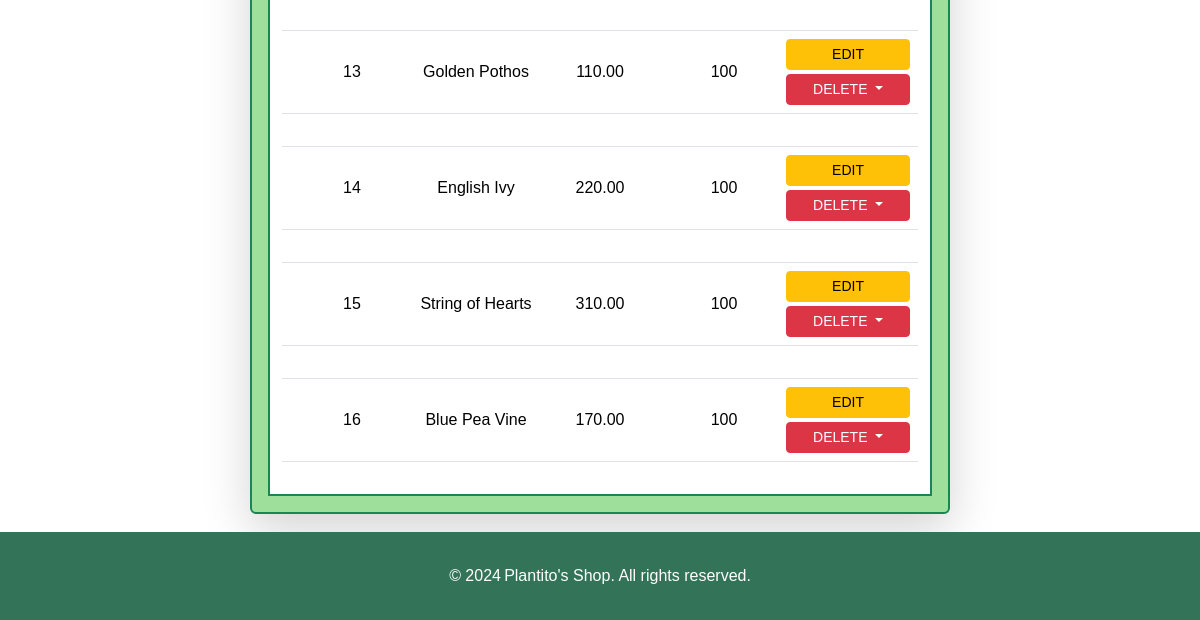
The page /product/index.php (signed in, lower part) on the database as committed earlier.
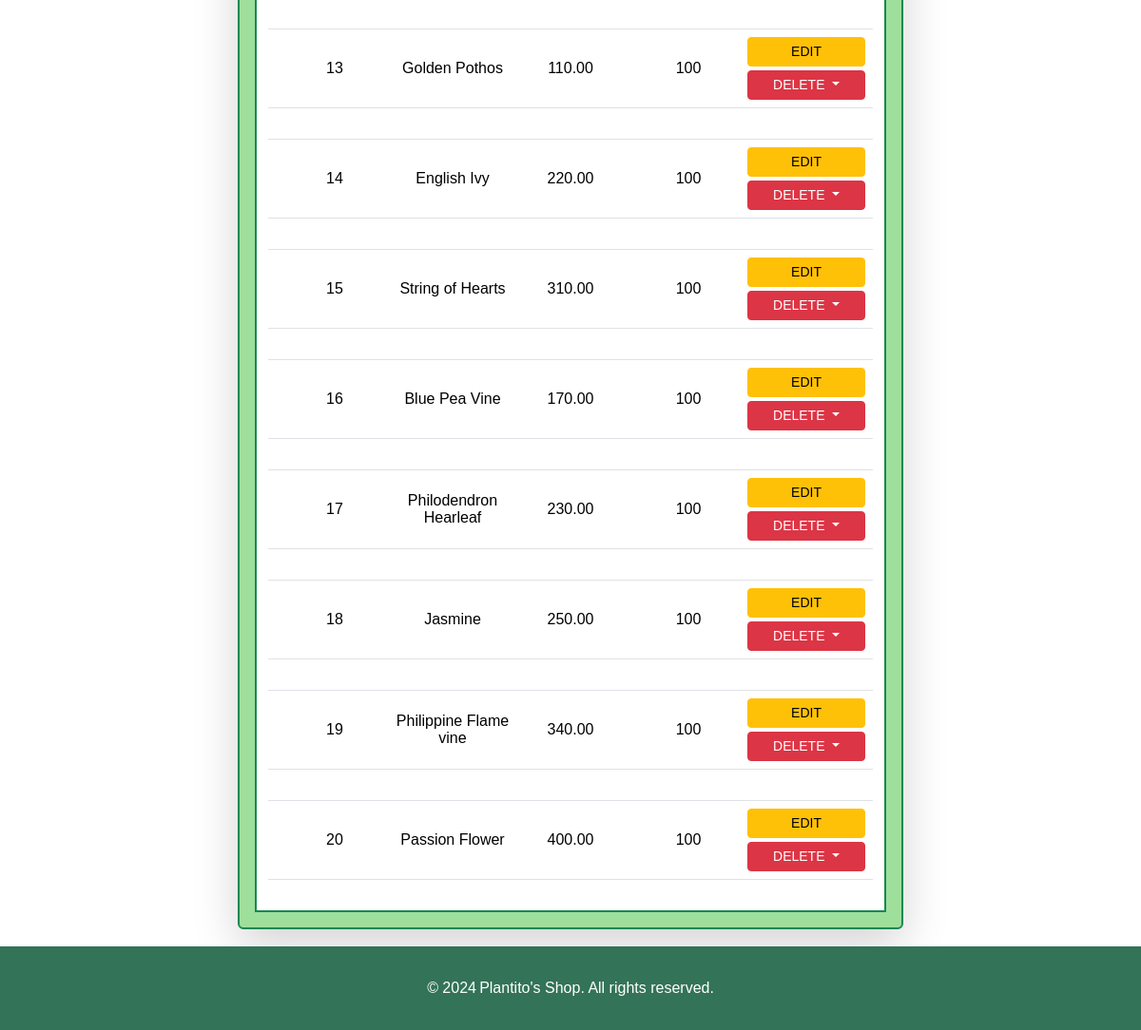
The same page on the database as committed later.
### tables this page shows
CREATE TABLE stock (
    prod_id INT NOT NULL PRIMARY KEY,
    quantity INT,
    CONSTRAINT stock_prod_id_fk FOREIGN KEY (prod_id) REFERENCES product(prod_id) ON DELETE CASCADE
);

CREATE TABLE product(
    prod_id INT NOT NULL PRIMARY KEY AUTO_INCREMENT,
    description varchar(200) NOT NULL,
    price decimal(7,2),
    cat_id INT
);

### product/index.php (the view, shortened to what this page needs)
<?php
    include('../includes/config.php');
    if(isset($_GET['search']))
        $keyword = strtolower(trim($_GET['search']));
    else
        $keyword = "";
    if($keyword){
        $sql = "SELECT p.prod_id, p.description, p.price, s.quantity FROM product p INNER JOIN stock s ON p.prod_id = s.prod_id WHERE description LIKE '%{$keyword}%'";
        $result = mysqli_query($conn, $sql);
    }else{
        $sql = "SELECT p.prod_id, p.description, p.price, s.quantity FROM product p INNER JOIN stock s ON p.prod_id = s.prod_id";
        $result = mysqli_query($conn, $sql);
    }
?>
<!DOCTYPE html>
<html lang="en">
<head>
    <link href="https://cdn.jsdelivr.net/npm/bootstrap@5.3.3/dist/css/bootstrap.min.css" rel="stylesheet">
</head>
<body>
    <div class="container-sm outer-box p-3 mb-3 shadow-lg  border border-success border-2 rounded">
        <div class="container inner-box border border-success border-2 py-3 px-4">
        <?php
            while($row = mysqli_fetch_array($result)){
                echo "
                    <table class=\"table text-center \">
                        <tr class=\"details row d-grid\">
                            <td class=\"col d-flex flex-wrap align-items-center justify-content-center\">";
                            echo "</td>
                            <td class=\"col d-flex align-items-center\">
                                <div class=\"col d-grid align-items-center\">{$row['prod_id']}</div>
                                <div class=\"col d-grid align-items-center text-wrap\">{$row['description']}</div>
                                <div class=\"col d-grid align-items-center\">{$row['price']}</div>
                                <div class=\"col d-grid align-items-center\">{$row['quantity']}</div>
                                <div class=\"col d-grid align-items-center\">
                                    <div class=\"row d-grid gap-1\">
                                        <form action=\"edit.php\" method=\"post\">
                                            <button class=\"btn btn-warning btn-sm w-100\" name=\"update_id\" value=\"{$row['prod_id']}\">EDIT</button>
                                        </form>
                                        <div class=\"dropdown d-block\">
                                            <button class=\"btn btn-danger btn-sm w-100 dropdown-toggle\" type=\"button\" data-bs-toggle=\"dropdown\" aria-expanded=\"false\">
                                                DELETE
                                            </button>
                                            <ul class=\"dropdown-menu\">
                                                <form action=\"delete.php\" method=\"post\">
                                                    <button class=\"dropdown-item btn-sm w-100\" name=\"delete_id\" value=\"{$row['prod_id']}\">YES</button>
                                                </form>
                                                <form action=\"\" method=\"post\">
                                                    <button class=\"dropdown-item btn-sm w-100\" name=\"no\" value=\"{$row['prod_id']}\">NO</button>
                                                </form>
                                            </ul>
                                        </div>
                                    </div>
                                </div>
                            </td>
                        </tr>
                    </table>
                ";
            }
        ?>
        </div>
    </div>
</body>
</html>
<?php
    include('../includes/footer.php');
?>

### includes/footer.php
<footer>
    <div class="footer">&copy;
        <?php
            $date = date('Y');
            echo "{$date}";
        ?>
    <span> Plantito's Shop. All rights reserved.</span></div>
</footer>

Rows that differ between the two databases and show on the page:
added stock: prod_id.prod_id "17", prod_id.description "Philodendron Hearleaf", prod_id.price "230.00", quantity "100"
added stock: prod_id.prod_id "18", prod_id.description "Jasmine", prod_id.price "250.00", quantity "100"
added stock: prod_id.prod_id "19", prod_id.description "Philippine Flame vine", prod_id.price "340.00", quantity "100"
added stock: prod_id.prod_id "20", prod_id.description "Passion Flower", prod_id.price "400.00", quantity "100"
